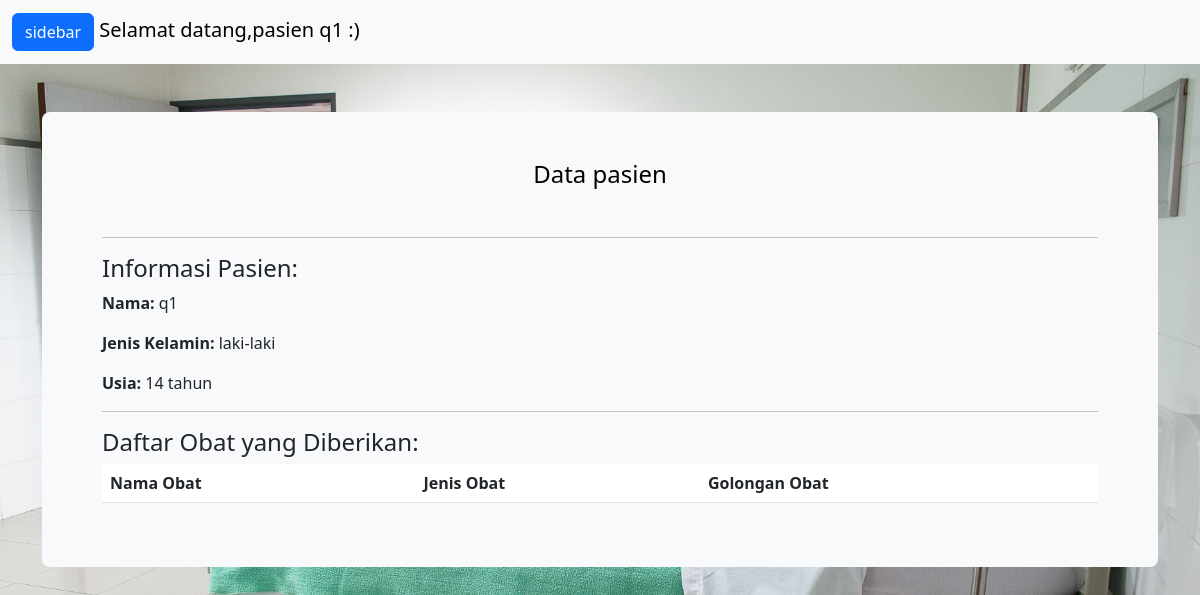
Screenshot of /pasien/data_obat.php (signed in) with the database file from the repository.
### tables this page shows
CREATE TABLE `data_pasien` (
  `id_pasien` int(11) NOT NULL,
  `nama_pasien` varchar(255) DEFAULT NULL,
  `penyakit_pasien` varchar(255) DEFAULT NULL,
  `jk_pasien` enum('laki-laki','perempuan') DEFAULT NULL,
  `umur_pasien` int(11) DEFAULT NULL,
  `password_pasien` int(11) DEFAULT NULL,
  `id_obat` int(11) NOT NULL,
  `id_dokter` int(11) NOT NULL
);

### pasien/data_obat.php (the view, shortened to what this page needs)
<?php
$servername = "localhost";
$username = "root";
$password = "";
$dbname = "db_rumah sakit";
$conn = mysqli_connect($servername, $username, $password, $dbname);
$username = $_SESSION['nama_pasien'];
$pasien_username = $_SESSION['nama_pasien'];
$sql_pasien = "SELECT * FROM data_pasien WHERE nama_pasien='$pasien_username'";
$result_pasien = mysqli_query($conn, $sql_pasien);
if (mysqli_num_rows($result_pasien) > 0) {
  $row_pasien = mysqli_fetch_assoc($result_pasien);
} else {
  echo "<script>alert('Data pasien tidak ditemukan');</script>";
  exit();
}
?>
  <!doctype html>
  <html lang="en">
    <head>
      <link href="https://cdn.jsdelivr.net/npm/bootstrap@5.3.0/dist/css/bootstrap.min.css" rel="stylesheet">
    </head>
    <body>
      <nav class="navbar bg-body-tertiary">
          <div class="container-fluid">
          <span class="navbar-brand mb-0 h1">
              <button class="btn btn-primary" type="button" data-bs-toggle="offcanvas" data-bs-target="#offcanvasExample" aria-controls="offcanvasExample">
                  sidebar
              </button>
              <?php echo "Selamat datang,pasien " . $username . " :)"; ?>
          </span>
          </div>
      </nav>
      <div class="container my-5">
          <div class="p-5  bg-body-tertiary rounded-3">
            <h4 class="text-body-emphasis text-center">Data pasien</h4>
                <div class="container mt-5">
    <hr>
    <h4>Informasi Pasien:</h4>
    <p><strong>Nama:</strong> <?php echo $row_pasien['nama_pasien']; ?></p>
    <p><strong>Jenis Kelamin:</strong> <?php echo $row_pasien['jk_pasien']; ?></p>
    <p><strong>Usia:</strong> <?php echo $row_pasien['umur_pasien']; ?> tahun</p>
    <hr>
    <h4>Daftar Obat yang Diberikan:</h4>
    <table class="table table-striped">
      <thead>
        <tr>
          <th scope="col">Nama Obat</th>
          <th scope="col">Jenis Obat</th>
          <th scope="col">Golongan Obat</th>
        </tr>
      </thead>
    </table>
  </div>
          </div>
        </div>
    </body>
  </html>

### pasien/data_obat.php (style rules this page uses)
body { background-image: url('background/pasien1.jpg'); background-size: cover; height: 200px; width: 100%; }

### rows the page displays
data_pasien: nama_pasien "q1", jk_pasien "laki-laki", umur_pasien "14"

### other values shown
$username "q1"
